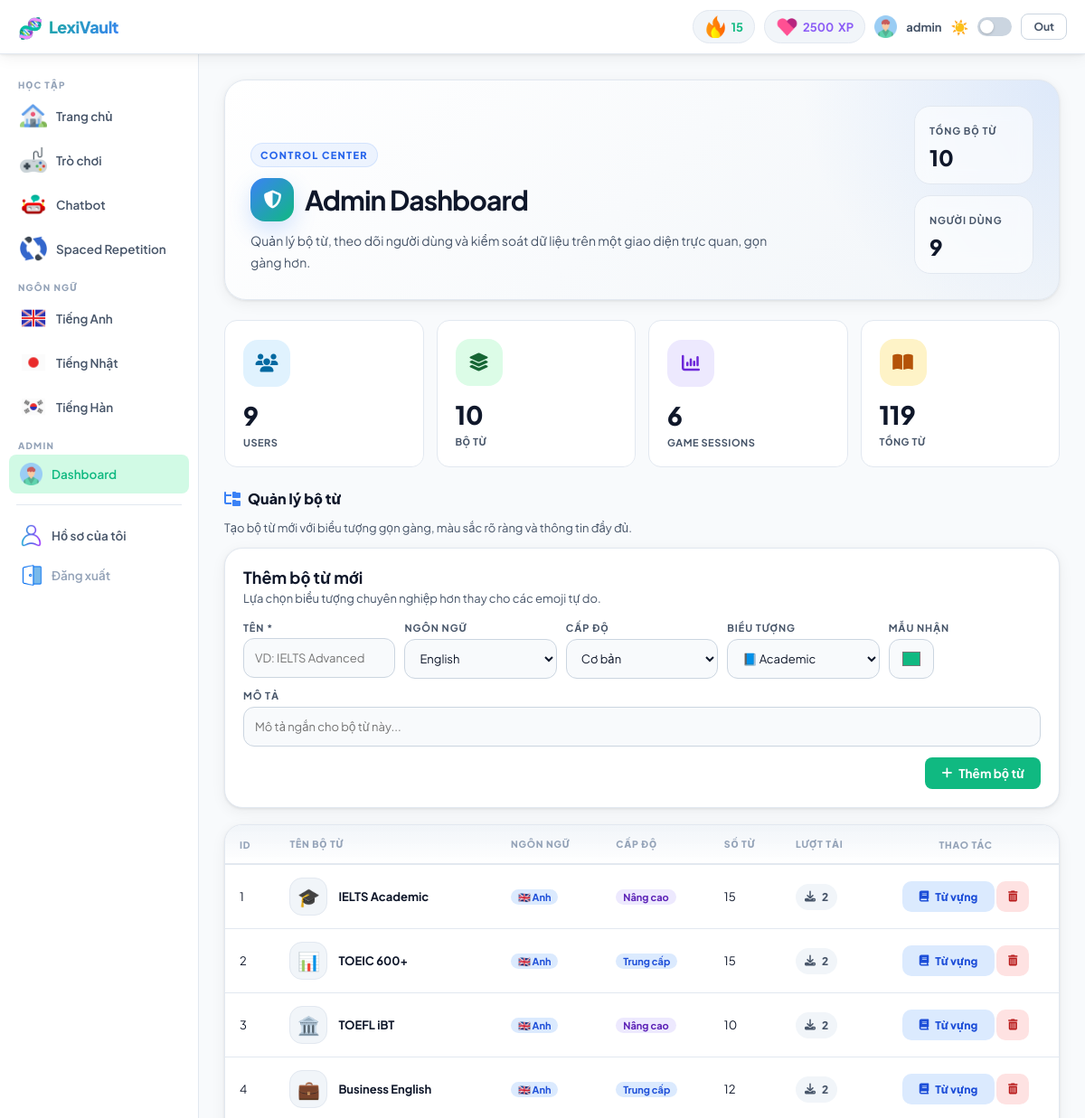
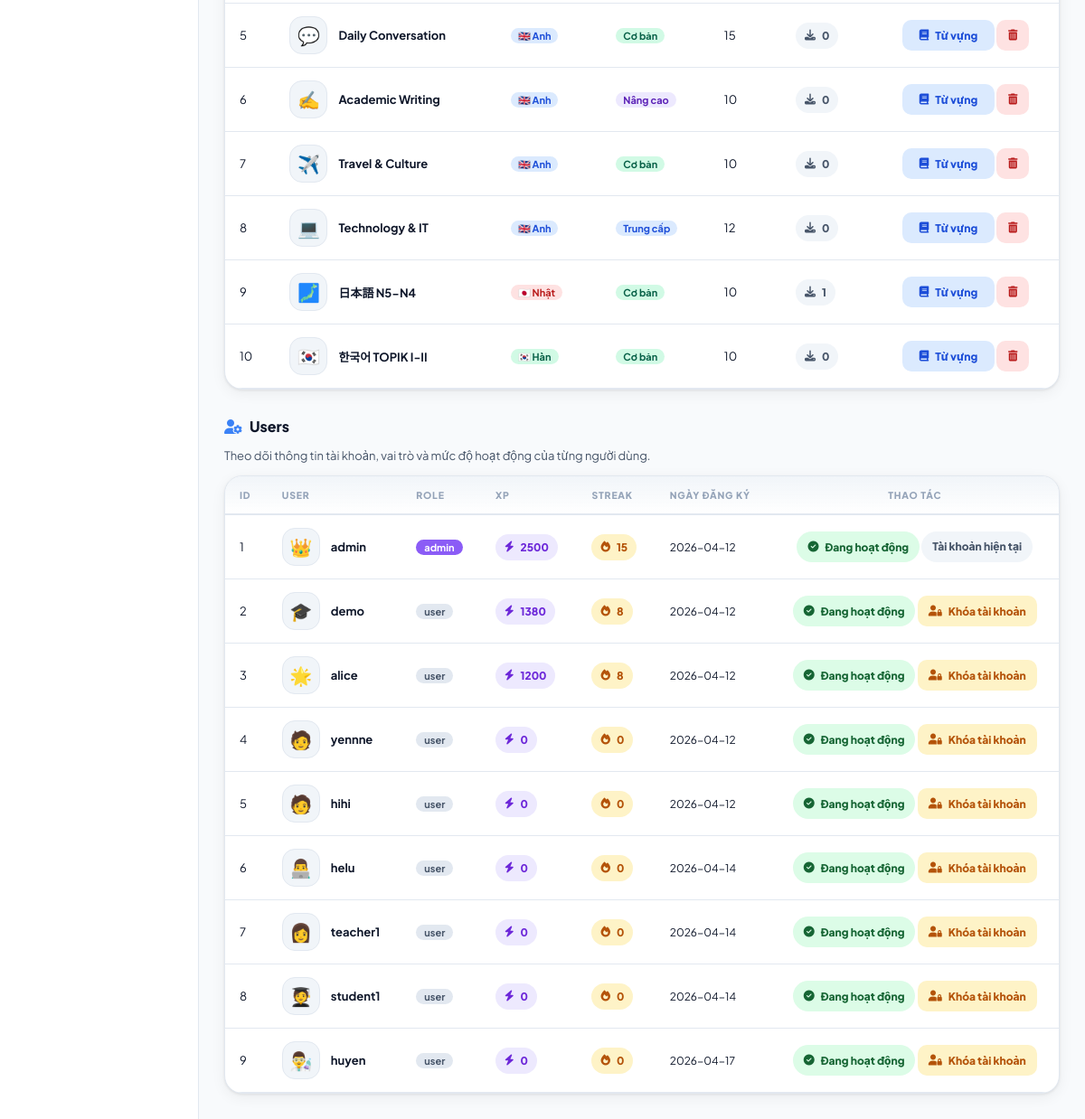
The page /admin (signed in) on the database its author committed (2 pictures, top to bottom).
### tables this page shows
CREATE TABLE users (
        id INTEGER PRIMARY KEY AUTOINCREMENT,
        username TEXT UNIQUE NOT NULL,
        password TEXT NOT NULL,
        email TEXT,
        role TEXT DEFAULT 'user',
        is_active INTEGER DEFAULT 1,
        xp INTEGER DEFAULT 0,
        gems INTEGER DEFAULT 100,
        streak INTEGER DEFAULT 0,
        max_streak INTEGER DEFAULT 0,
        last_study DATE,
        avatar TEXT DEFAULT '🧑',
        created_at DATETIME DEFAULT CURRENT_TIMESTAMP
    );

CREATE TABLE decks (
        id INTEGER PRIMARY KEY AUTOINCREMENT,
        name TEXT NOT NULL,
        description TEXT,
        language TEXT DEFAULT 'en',
        level TEXT DEFAULT 'beginner',
        category TEXT DEFAULT 'general',
        emoji TEXT DEFAULT '📚',
        color TEXT DEFAULT '#2ECC71',
        is_public INTEGER DEFAULT 1,
        download_count INTEGER DEFAULT 0,
        word_count INTEGER DEFAULT 0,
        created_by INTEGER,
        created_at DATETIME DEFAULT CURRENT_TIMESTAMP
    );

### app.py (the view)
@app.route('/admin')
@admin_required
def admin():
    conn = get_db()
    users = [dict(r) for r in conn.execute("SELECT * FROM users ORDER BY xp DESC").fetchall()]
    decks = [dict(r) for r in conn.execute(
        "SELECT d.*,(SELECT COUNT(*) FROM words WHERE deck_id=d.id) as wc FROM decks d ORDER BY id").fetchall()]
    total_games = conn.execute("SELECT COUNT(*) FROM game_scores").fetchone()[0]
    conn.close()
    return render_template('admin/dashboard.html', u=dict(me()), users=users, decks=decks, total_games=total_games)

### app.py (called while the page is built)
def get_db():
    conn = sqlite3.connect(DB)
    conn.row_factory = sqlite3.Row
    return conn

def admin_required(f):
    @functools.wraps(f)
    def w(*a, **kw):
        if 'uid' not in session: return redirect(url_for('login'))
        if session.get('role') != 'admin': return redirect(url_for('home'))
        return f(*a, **kw)
    return w

def me():
    if 'uid' not in session: return None
    conn = get_db()
    u = conn.execute("SELECT * FROM users WHERE id=?", (session['uid'],)).fetchone()
    conn.close()
    return u

@app.context_processor
def helpers():
    def lang_label(code): return {'en': '🇬🇧 Anh', 'ja': '🇯🇵 Nhật', 'ko': '🇰🇷 Hàn', 'fr': '🇫🇷 Pháp'}.get(code, code)
    def level_label(l): return {'beginner': 'Cơ bản', 'intermediate': 'Trung cấp', 'advanced': 'Nâng cao'}.get(l, l)
    def mode_label(m): return {'flashcard': 'Flashcard', 'quiz': 'Quiz', 'typing': 'Typing', 'scramble': 'Scramble',
                               'speedmatch': 'Speed Match', 'memorypairs': 'Memory Pairs', 'wordbomb': 'Word Bomb'}.get(
        m, m)
    def cover_bg(lang, color):
        return f"background:{color};"
    return dict(lang_label=lang_label, level_label=level_label, mode_label=mode_label, cover_bg=cover_bg)

### templates/admin/dashboard.html (shortened to what this page needs)
{% extends "base.html" %}
{% block content %}
<section class="admin-hero">
  <div>
    <div class="admin-kicker">Control Center</div>
    <h1 class="admin-title">
      <span class="admin-title-icon"><i class="fa-solid fa-shield-halved"></i></span>
      Admin Dashboard
    </h1>
    <p class="admin-subtitle">Quản lý bộ từ, theo dõi người dùng và kiểm soát dữ liệu trên một giao diện trực quan, gọn gàng hơn.</p>
  </div>
  <div class="admin-hero-meta">
    <div class="admin-meta-card">
      <span class="admin-meta-label">Tổng bộ từ</span>
      <strong>{{ decks|length }}</strong>
    </div>
    <div class="admin-meta-card">
      <span class="admin-meta-label">Người dùng</span>
      <strong>{{ users|length }}</strong>
    </div>
  </div>
</section>
<div class="stats-strip admin-stats-strip">
  <div class="stat-box admin-stat-box">
    <div class="stat-ico admin-stat-ico users"><i class="fa-solid fa-users"></i></div>
    <div class="stat-val">{{ users|length }}</div>
    <div class="stat-lbl">Users</div>
  </div>
  <div class="stat-box admin-stat-box">
    <div class="stat-ico admin-stat-ico decks"><i class="fa-solid fa-layer-group"></i></div>
    <div class="stat-val">{{ decks|length }}</div>
    <div class="stat-lbl">Bộ từ</div>
  </div>
  <div class="stat-box admin-stat-box">
    <div class="stat-ico admin-stat-ico games"><i class="fa-solid fa-chart-column"></i></div>
    <div class="stat-val">{{ total_games }}</div>
    <div class="stat-lbl">Game Sessions</div>
  </div>
  <div class="stat-box admin-stat-box">
    <div class="stat-ico admin-stat-ico words"><i class="fa-solid fa-book-open"></i></div>
    <div class="stat-val">{{ decks|sum(attribute='wc') }}</div>
    <div class="stat-lbl">Tổng từ</div>
  </div>
</div>
<section class="admin-panel">
  <div class="admin-section-head">
    <div>
      <div class="sec-title"><i class="fa-solid fa-folder-tree"></i> Quản lý bộ từ</div>
      <p class="admin-section-sub">Tạo bộ từ mới với biểu tượng gọn gàng, màu sắc rõ ràng và thông tin đầy đủ.</p>
    </div>
  </div>
  <div class="card admin-form-card">
    <div class="card-body">
      <div class="admin-form-head">
        <div>
          <h2>Thêm bộ từ mới</h2>
          <p>Lựa chọn biểu tượng chuyên nghiệp hơn thay cho các emoji tự do.</p>
        </div>
      </div>
      <div class="frow admin-form-grid">
        <div class="fgrp">
          <label for="d-name">Tên *</label>
          <input type="text" id="d-name" placeholder="VD: IELTS Advanced">
        </div>
        <div class="fgrp">
          <label for="d-lang">Ngôn ngữ</label>
          <select id="d-lang">
            <option value="en">English</option>
          </select>
        </div>
        <div class="fgrp">
          <label for="d-level">Cấp độ</label>
          <select id="d-level">
            <option value="beginner">Cơ bản</option>
          </select>
        </div>
        <div class="fgrp">
          <label for="d-emoji">Biểu tượng</label>
          <select id="d-emoji">
            <option value="📘">📘 Academic</option>
          </select>
        </div>
        <div class="fgrp">
          <label for="d-color">Mẫu nhận</label>
          <input type="color" id="d-color" value="#10B981">
        </div>
      </div>
      <div class="fgrp">
        <label for="d-desc">Mô tả</label>
        <input type="text" id="d-desc" placeholder="Mô tả ngắn cho bộ từ này...">
      </div>
      <div class="admin-form-actions">
        <button class="btn btn-g" onclick="addDeck()">
          <i class="fa-solid fa-plus"></i>
          Thêm bộ từ
        </button>
      </div>
    </div>
  </div>
  <div class="t-wrap admin-table-wrap">
    <table class="atable admin-table">
      <thead>
        <tr>
          <th>ID</th>
          <th>Tên bộ từ</th>
          <th>Ngôn ngữ</th>
          <th>Cấp độ</th>
          <th>Số từ</th>
          <th>Lượt tải</th>
          <th class="admin-col-actions">Thao tác</th>
        </tr>
      </thead>
      <tbody>
        {% for d in decks %}
        <tr id="dr-{{ d.id }}">
          <td>{{ d.id }}</td>
          <td>
            <div class="admin-deck-cell">
              <span class="admin-deck-emoji">{{ d.emoji }}</span>
              <div>
                <strong>{{ d.name }}</strong>
              </div>
            </div>
          </td>
          <td><span class="tag tag-{{ d.language }}">{{ lang_label(d.language) }}</span></td>
          <td><span class="tag tag-{{ d.level[:3] }}">{{ level_label(d.level) }}</span></td>
          <td>{{ d.wc }}</td>
          <td><span class="admin-download-chip"><i class="fa-solid fa-download"></i> {{ d.download_count }}</span></td>
          <td class="action-btns admin-actions-cell">
            <a href="/admin/words/{{ d.id }}" class="btn-xs info admin-action-btn">
              <i class="fa-solid fa-book"></i>
              Từ vựng
            </a>
            <button class="btn-xs danger admin-icon-btn" onclick="delDeck({{ d.id }})" aria-label="Xoa bo tu">
              <i class="fa-solid fa-trash-can"></i>
            </button>
          </td>
        </tr>
        {% endfor %}
      </tbody>
    </table>
  </div>
</section>
<section class="admin-panel">
  <div class="admin-section-head">
    <div>
      <div class="sec-title"><i class="fa-solid fa-user-gear"></i> Users</div>
      <p class="admin-section-sub">Theo dõi thông tin tài khoản, vai trò và mức độ hoạt động của từng người dùng.</p>
    </div>
  </div>
  <div class="t-wrap admin-table-wrap">
    <table class="atable admin-table">
      <thead>
        <tr>
          <th>ID</th>
          <th>User</th>
          <th>Role</th>
          <th>XP</th>
          <th>Streak</th>
          <th>Ngày đăng ký</th>
          <th class="admin-col-actions">Thao tác</th>
        </tr>
      </thead>
      <tbody>
        {% for user in users %}
        <tr id="ur-{{ user.id }}">
          <td>{{ user.id }}</td>
          <td>
            <div class="admin-user-cell">
              <span class="admin-user-avatar">{{ user.avatar }}</span>
              <strong>{{ user.username }}</strong>
            </div>
          </td>
          <td><span class="badge badge-{{ user.role }}">{{ user.role }}</span></td>
          <td><span class="admin-info-chip xp"><i class="fa-solid fa-bolt"></i> {{ user.xp }}</span></td>
          <td><span class="admin-info-chip streak"><i class="fa-solid fa-fire"></i> {{ user.streak }}</span></td>
          <td class="admin-date">{{ user.created_at[:10] if user.created_at else '-' }}</td>
          <td class="admin-actions-cell">
            <span class="admin-status-chip {{ 'active' if user.is_active else 'inactive' }}" id="user-status-{{ user.id }}">
              <i class="fa-solid {{ 'fa-circle-check' if user.is_active else 'fa-lock' }}"></i>
              {{ 'Đang hoạt động' if user.is_active else 'Đã khóa' }}
            </span>
            {% if user.id != u.id %}
            <button class="btn-xs {{ 'warn' if user.is_active else 'info' }} admin-action-btn" id="user-toggle-{{ user.id }}" onclick="toggleUser({{ user.id }})">
              <i class="fa-solid {{ 'fa-user-lock' if user.is_active else 'fa-user-check' }}"></i>
              {{ 'Khóa tài khoản' if user.is_active else 'Mở khóa' }}
            </button>
            {% else %}
            <span class="admin-self-note">Tài khoản hiện tại</span>
            {% endif %}
          </td>
        </tr>
        {% endfor %}
      </tbody>
    </table>
  </div>
</section>
{% endblock %}

### templates/base.html (shortened to what this page needs)
<!DOCTYPE html>
<html lang="vi" data-theme="light">
<head>
  <link rel="stylesheet" href="https://cdnjs.cloudflare.com/ajax/libs/font-awesome/6.5.0/css/all.min.css">
<link rel="stylesheet" href="/static/css/main.css">
</head>
<body>
<nav class="nav">
  <a href="/" class="nav-logo"><span class="ico">🧬</span> LexiVault</a>
  <div class="nav-r">
    <div class="pill g"><img src="/static/icons/fire.png" width="25"> <span id="ns">{{ u.streak }}</span></div>
    <div class="pill p"><img src="/static/icons/heart.png" width="25"><span id="nx">{{ u.xp }}</span> XP</div>
    {% if u.role=='admin' %}<img src="/static/icons/admin.png" width="25"></a>{% endif %}
    <span style="font-weight:700;font-size:13px;color:var(--text2);">{{ u.username }}</span>
    <span id="ti" style="font-size:16px;cursor:pointer;" onclick="togT()">☀</span>
    <button class="theme-tog" onclick="togT()" aria-label="Theme"></button>
    <a href="/logout" class="btn btn-ghost btn-sm">Out</a>
  </div>
</nav>
<div class="layout">
  <aside class="sidebar">
    <div class="s-sec">Học tập</div>
    <a href="/" class="s-link {% if request.path=='/' and request.args.get('lang') is none %}active{% endif %}">
        <img src="/static/icons/home.png" width="30"> Trang chủ
    </a>
    <a href="/games" class="s-link {% if request.path=='/games' %}active{% endif %}">
        <img src="/static/icons/game.png" width="30"> Trò chơi
    </a>
    <a href="/chat" class="s-link {% if request.path=='/chat' %}active{% endif %}">
        <img src="/static/icons/chat.png" width="30"> Chatbot
    </a>
    <a href="/review" class="s-link {% if request.path=='/review' %}active{% endif %}">
        <img src="/static/icons/repeat.png" width="30"></i> Spaced Repetition
    </a>
    <div class="s-sec">Ngôn ngữ</div>
    <a href="/?lang=en" class="s-link {% if request.args.get('lang')=='en' %}active{% endif %}">
        <img src="/static/flags/gb.png" width="30"> Tiếng Anh
    </a>
    <a href="/?lang=ja" class="s-link {% if request.args.get('lang')=='ja' %}active{% endif %}">
        <img src="/static/flags/jp.png" width="30"> Tiếng Nhật
    </a>
    <a href="/?lang=ko" class="s-link {% if request.args.get('lang')=='ko' %}active{% endif %}">
        <img src="/static/flags/kr.png" width="30"> Tiếng Hàn
    </a>
    {% if u.role=='admin' %}
    <div class="s-sec">Admin</div>
    <a href="/admin" class="s-link {% if request.path=='/admin' %}active{% endif %}"><img src="/static/icons/admin.png" width="25"></span> Dashboard</a>
    {% endif %}
    <div style="height:1px;background:var(--border);margin:12px 8px;"></div>
    <a href="/profile" class="s-link {% if request.path=='/profile' %}active{% endif %}">
        <img src="/static/icons/profile.png" width="25"></i> Hồ sơ của tôi
    </a>
    <a href="/logout" class="s-link" style="color:var(--text3);">
        <img src="/static/icons/logout.png" width="25"> Đăng xuất
    </a>
</aside>
  <main class="main">
    <div class="main-shell">
      {% block content %}{% endblock %}
    </div>
  </main>
</div>
</body>
</html>

### rows shown on the page
users: streak "15", xp "2500", username "admin", id "1", avatar "👑", role "admin", created_at "2026-04-12", is_active "Đang hoạt động", shows "Tài khoản hiện tại"
decks: id "1", emoji "🎓", name "IELTS Academic", language "🇬🇧 Anh", level "Nâng cao", wc "15", download_count "2"
decks: id "2", emoji "📊", name "TOEIC 600+", language "🇬🇧 Anh", level "Trung cấp", wc "15", download_count "2"
decks: id "3", emoji "🏛️", name "TOEFL iBT", language "🇬🇧 Anh", level "Nâng cao", wc "10", download_count "2"
decks: id "4", emoji "💼", name "Business English", language "🇬🇧 Anh", level "Trung cấp", wc "12", download_count "2"
decks: id "5", emoji "💬", name "Daily Conversation", language "🇬🇧 Anh", level "Cơ bản", wc "15", download_count "0"
decks: id "6", emoji "✍️", name "Academic Writing", language "🇬🇧 Anh", level "Nâng cao", wc "10", download_count "0"
decks: id "7", emoji "✈️", name "Travel & Culture", language "🇬🇧 Anh", level "Cơ bản", wc "10", download_count "0"
decks: id "8", emoji "💻", name "Technology & IT", language "🇬🇧 Anh", level "Trung cấp", wc "12", download_count "0"
decks: id "9", emoji "🗾", name "日本語 N5-N4", language "🇯🇵 Nhật", level "Cơ bản", wc "10", download_count "1"
decks: id "10", emoji "🇰🇷", name "한국어 TOPIK I-II", language "🇰🇷 Hàn", level "Cơ bản", wc "10", download_count "0"
users: id "2", avatar "🎓", username "demo", role "user", xp "1380", streak "8", created_at "2026-04-12", is_active "Đang hoạt động", is_active "Khóa tài khoản"
users: id "3", avatar "🌟", username "alice", role "user", xp "1200", streak "8", created_at "2026-04-12", is_active "Đang hoạt động", is_active "Khóa tài khoản"
users: id "4", avatar "🧑", username "yennne", role "user", xp "0", streak "0", created_at "2026-04-12", is_active "Đang hoạt động", is_active "Khóa tài khoản"
users: id "5", avatar "🧑", username "hihi", role "user", xp "0", streak "0", created_at "2026-04-12", is_active "Đang hoạt động", is_active "Khóa tài khoản"
users: id "6", avatar "👨‍💻", username "helu", role "user", xp "0", streak "0", created_at "2026-04-14", is_active "Đang hoạt động", is_active "Khóa tài khoản"
users: id "7", avatar "👩", username "teacher1", role "user", xp "0", streak "0", created_at "2026-04-14", is_active "Đang hoạt động", is_active "Khóa tài khoản"
users: id "8", avatar "🧑‍🎓", username "student1", role "user", xp "0", streak "0", created_at "2026-04-14", is_active "Đang hoạt động", is_active "Khóa tài khoản"
users: id "9", avatar "👨‍🔬", username "huyen", role "user", xp "0", streak "0", created_at "2026-04-17", is_active "Đang hoạt động", is_active "Khóa tài khoản"

### other values the page prints
{{ decks|length }} "10"
{{ users|length }} "9"
{{ total_games }} "6"
{{ decks|sum(attribute='wc') }} "119"
